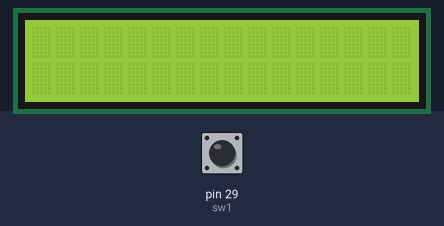
The sketch below on a simulated Arduino Mega 2560, built with avr-gcc and run on an emulated ATmega2560. On the bench: 16×2 character LCD. The test bench sets the inputs (shaded band); at power-on: pin 29 (sw1) HIGH.

Above: at 1.2 s.
1.3 s: pin 29 (sw1) pulled LOW for 3.2 s
At 1.8 s:
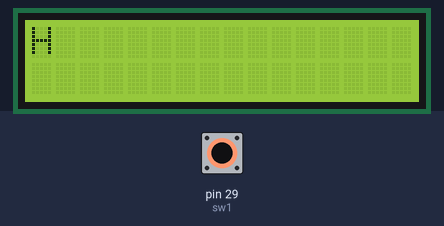
Timing chart, 0 to 4.3 s (numbered marks = the images above; inputs shaded):
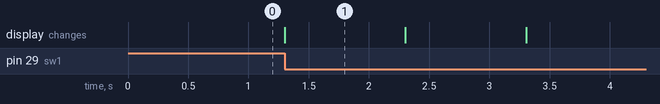

Measured:
- after the input at 1.3 s, the display: changes at once (image 1)
- what the display in image 1 shows lasts 1.0 s, from 1.3 s to 2.3 s

The sketch:

SwitchLetterLCD.ino
```cpp
#include <LiquidCrystal.h>
LiquidCrystal lcd (47,46,45,44,43,42,41,40,39,38,37);

int sw1 = 29;
int sw1_value;
int counter;

void setup(){
  lcd.begin(16,2);
  pinMode(sw1,INPUT);
}

void loop(){
  sw1_value = digitalRead(sw1);
  if (sw1_value == LOW){
    lcd.print("H");
    delay(1000);
    lcd.clear();
  }

}
```
